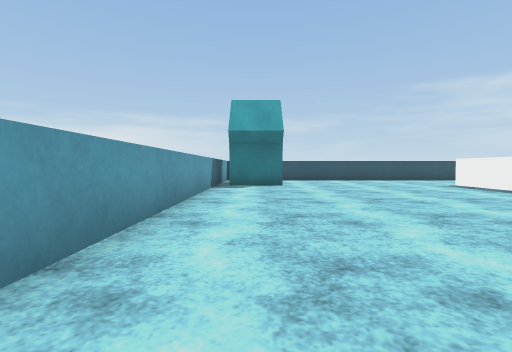
[1] (above)

18 first-person views from a walk through a 3-D level made in the Unity game engine. The camera is 0.72 m above the floor, tilts 2° down and sees 85° across. The floor is counted in squares, 1 m on a side. Each view is taken from the middle of a square. On the plan, view 1 faces up. The plan holds only what a view shows up to about 10 squares ahead; the rest is blank. The place goes on beyond the plan. The player is left out. Surface patterns are stand-ins for the level's own textures.

[2]
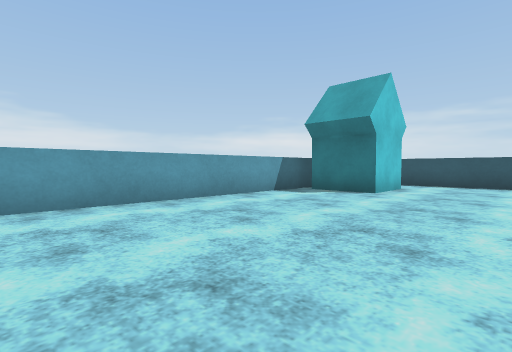

[3]
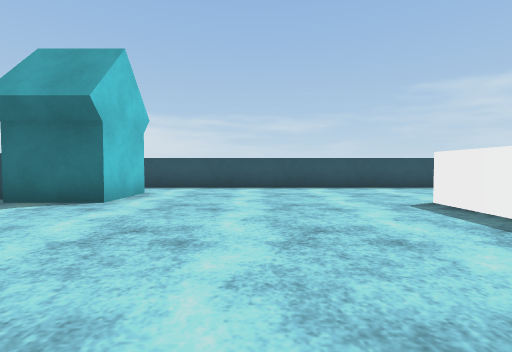

[4]
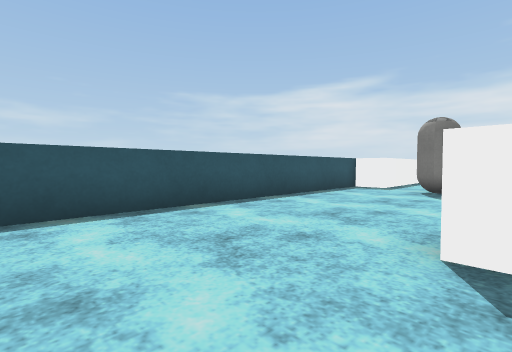

[5]
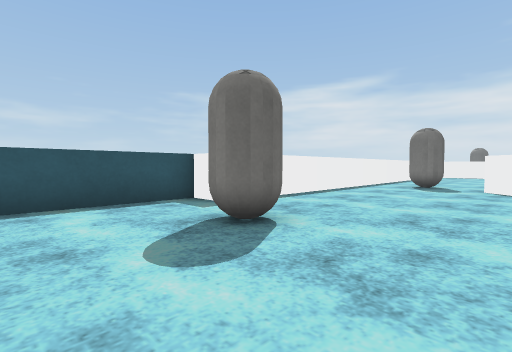

[6]
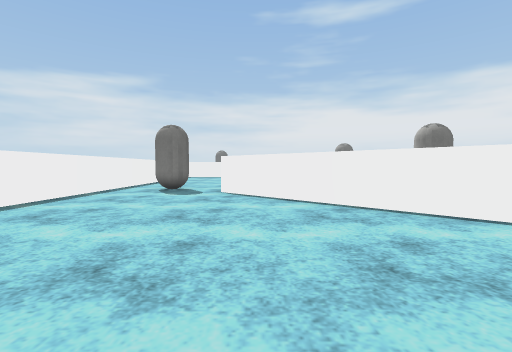

[7]
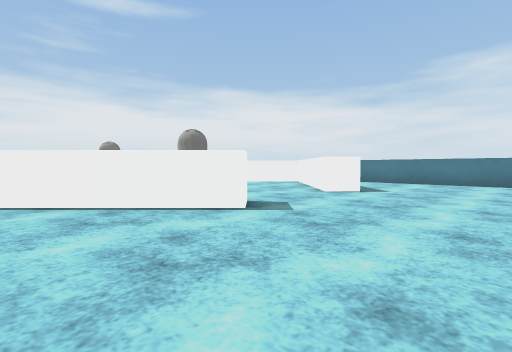

[8]
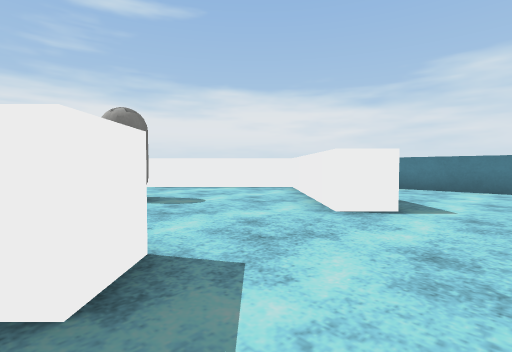

[9]
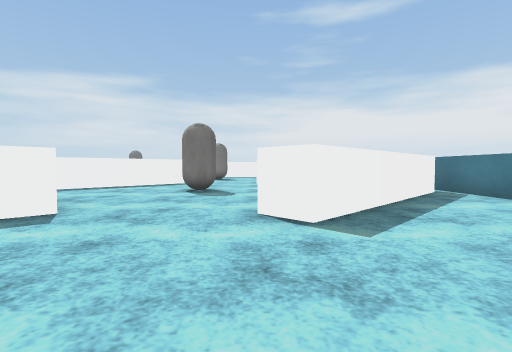

[10]
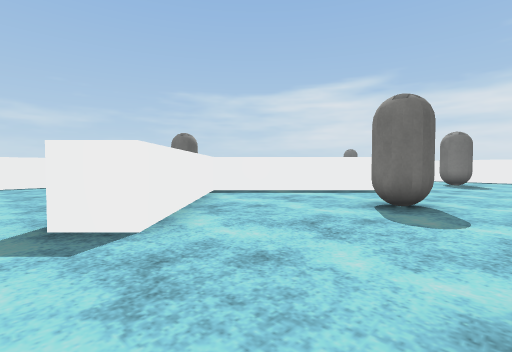

[11]
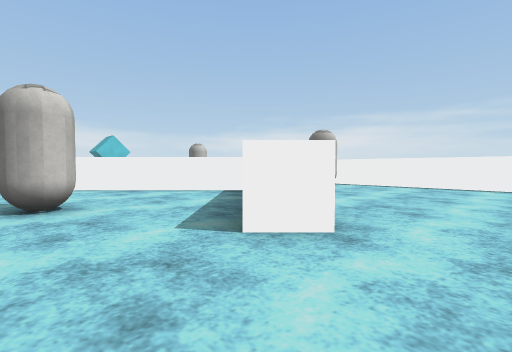

[12]
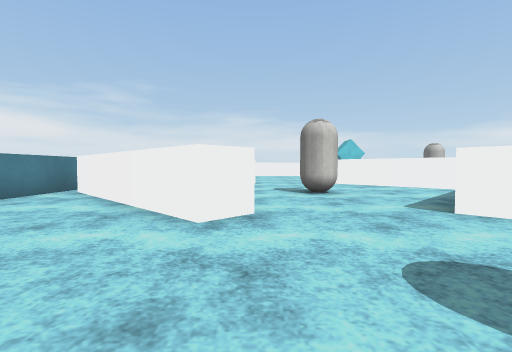

[13]
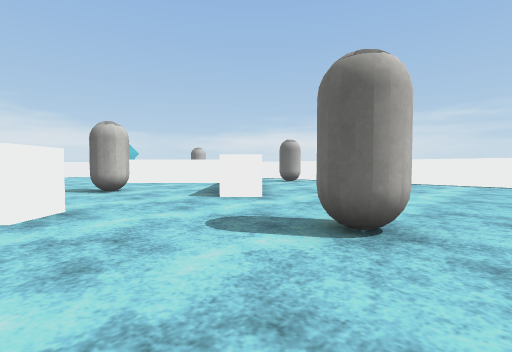

[14]
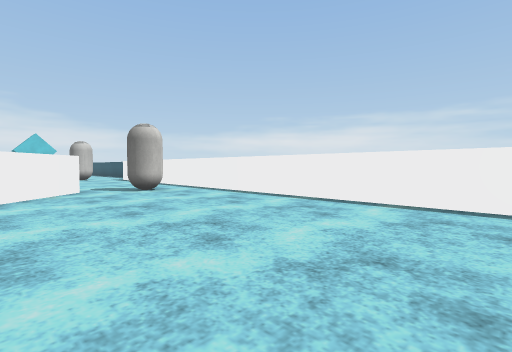

[15]
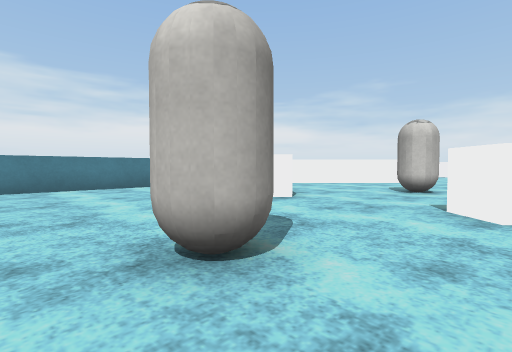

[16]
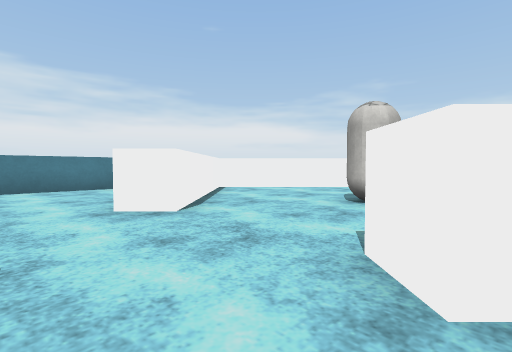

[17]
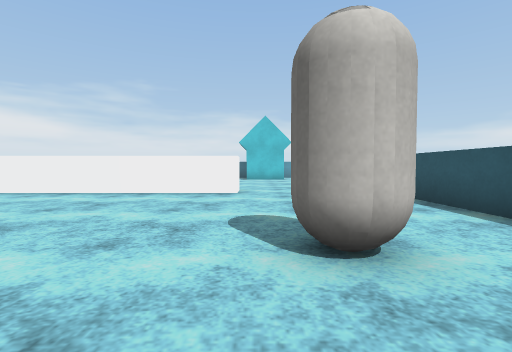

[18]
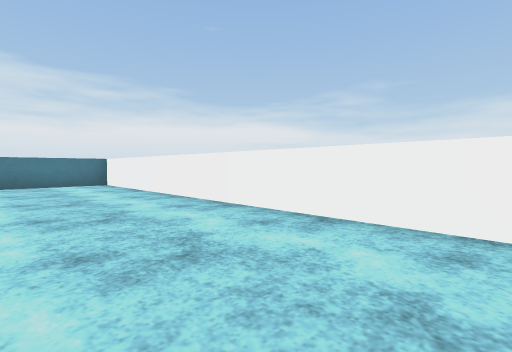

### Floor plan
Points are (right, up) in squares from view 1. A wall is a line through its corners. A room is listed if a view was taken in it or the views show most of it. See-through windows are left out.
Room 1 (views 1, 2, 3, 4, 5, 6, 7, 8, 9, 10, 11, 12, 13, 14, 15, 16, 17, 18)
walls: (7.5, 8.1) (7.5, 10.5) (8.5, 10.5) (8.5, -2.6); (13.5, -3.5) (29.6, -3.5); (21.2, 10) (23, 8.2); (9.2, -3.5) (11.5, -3.5); (24.4, 5.4) (21, 8.8) (17.2, 5) (16.5, 5.7) (20.8, 10); (20.8, -3) (16.5, 1.3) (17.2, 2) (21, -1.8) (24.8, 2) (25.5, 1.3) (21.2, -3); (25.6, 5.8) (24.8, 5); (-1.5, 11.2) (-1.5, 1.5); (29.9, 13.5) (14.5, 13.5) (14.5, 14.5) (0.1, 14.5)
ways out: gap at (21, -3)
objects: other object (-1, 11) to (1, 12); other object (14, 12); other object (21, 4); other object (22, 12); other object (28, 4) to (29, 4)

Positions as (right, up) in squares from view 1, and headings:
1: (0, 0), facing up
2: (4, 3), facing up-left
3: (4, 5), facing up
4: (5, 10), facing up-right
5: (11, 9), facing up-right
6: (13, 9), facing right
7: (13, 9), facing down-right
8: (15, 6), facing down-right
9: (13, 2), facing right
10: (16, 2), facing up-right
11: (27, 3), facing up-left
12: (29, 2), facing left
13: (30, 1), facing up-left
14: (30, 8), facing up-left
15: (30, 6), facing down-left
16: (27, 6), facing down-left
17: (16, 11), facing left
18: (12, 8), facing down-left
